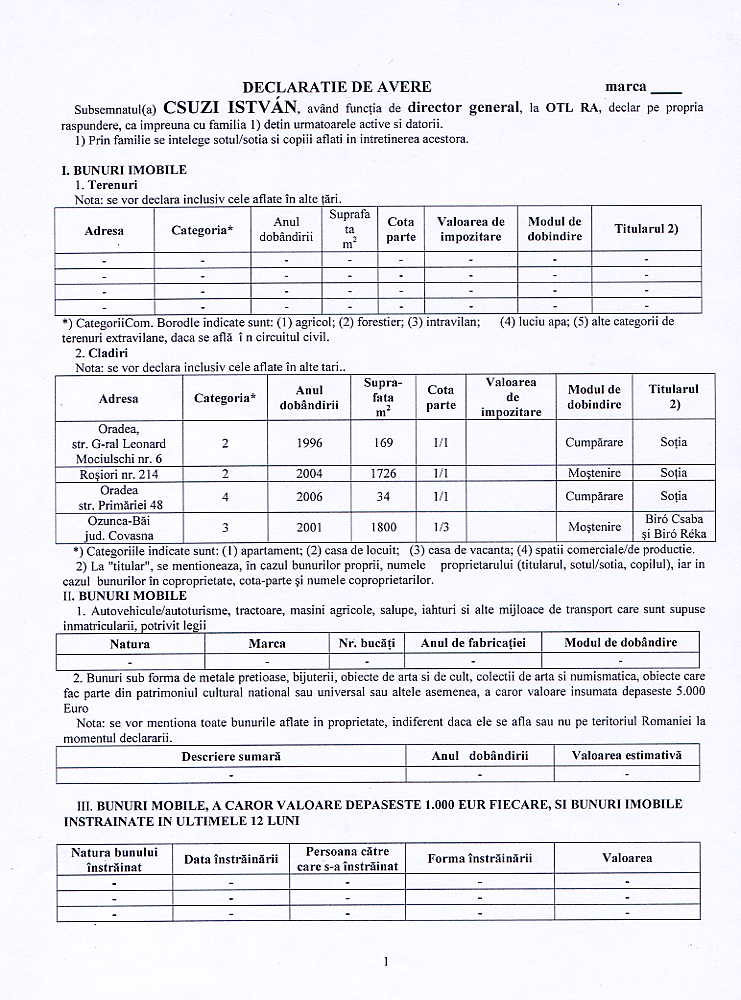
#> input picture data/ocr_data/da/Decl_avere_dir_gen_1.jpg, 741 x 1000 px
$ python table_det.py --image ../../data/ocr_data/da/Decl_avere_dir_gen_1.jpg --output out.png   (older library calls are emulated)
#> lines starting #> are read from the running program, lines starting #| are printed output that depends on the picture; after the words box and inside, x2 and y2 are one past the last pixel; in counts of white or black regions, pixels touching at a corner belong together
"""
TODO look into these resources:

- https://medium.com/analytics-vidhya/how-to-detect-tables-in-images-using-opencv-and-python-6a0f15e560c3
- https://towardsdatascience.com/borderless-tables-detection-with-deep-learning-and-opencv-ebf568580fe2

- https://pyimagesearch.com/2022/02/28/multi-column-table-ocr/ WITH THIS TUTORIAL

- https://nanonets.com/blog/table-extraction-deep-learning/

pattern matching
- https://stackoverflow.com/questions/63395631/detect-a-table-part-from-entire-image-in-python

"""
# import the necessary packages
from sklearn.cluster import AgglomerativeClustering
from pytesseract import Output
from tabulate import tabulate
import pandas as pd
import numpy as np
import pytesseract
import argparse
import imutils
import cv2


# construct the argument parser and parse the arguments
ap = argparse.ArgumentParser()
ap.add_argument("-i", "--image", required=True,
	help="path to input image to be OCR'd")
ap.add_argument("-o", "--output", required=True,
	help="path to output CSV file")
ap.add_argument("-c", "--min-conf", type=int, default=0,
	help="minimum confidence value to filter weak text detection")
ap.add_argument("-d", "--dist-thresh", type=float, default=25.0,
	help="distance threshold cutoff for clustering")
ap.add_argument("-s", "--min-size", type=int, default=2,
	help="minimum cluster size (i.e., # of entries in column)")
args = vars(ap.parse_args())


# set a seed for our random number generator
np.random.seed(42)
# load the input image and convert it to grayscale
image = cv2.imread(args["image"])
#> image is the input picture: shape (1000, 741, 3); mean B, G, R 236.7, 231.8, 232.6
gray = cv2.cvtColor(image, cv2.COLOR_BGR2GRAY)


# initialize a rectangular kernel that is ~5x wider than it is tall,
# then smooth the image using a 3x3 Gaussian blur and then apply a
# blackhat morphological operator to find dark regions on a light
# background
kernel = cv2.getStructuringElement(cv2.MORPH_RECT, (51, 11))
gray = cv2.GaussianBlur(gray, (3, 3), 0)
blackhat = cv2.morphologyEx(gray, cv2.MORPH_BLACKHAT, kernel)
# compute the Scharr gradient of the blackhat image and scale the
# result into the range [0, 255]
grad = cv2.Sobel(blackhat, ddepth=cv2.CV_32F, dx=1, dy=0, ksize=-1)
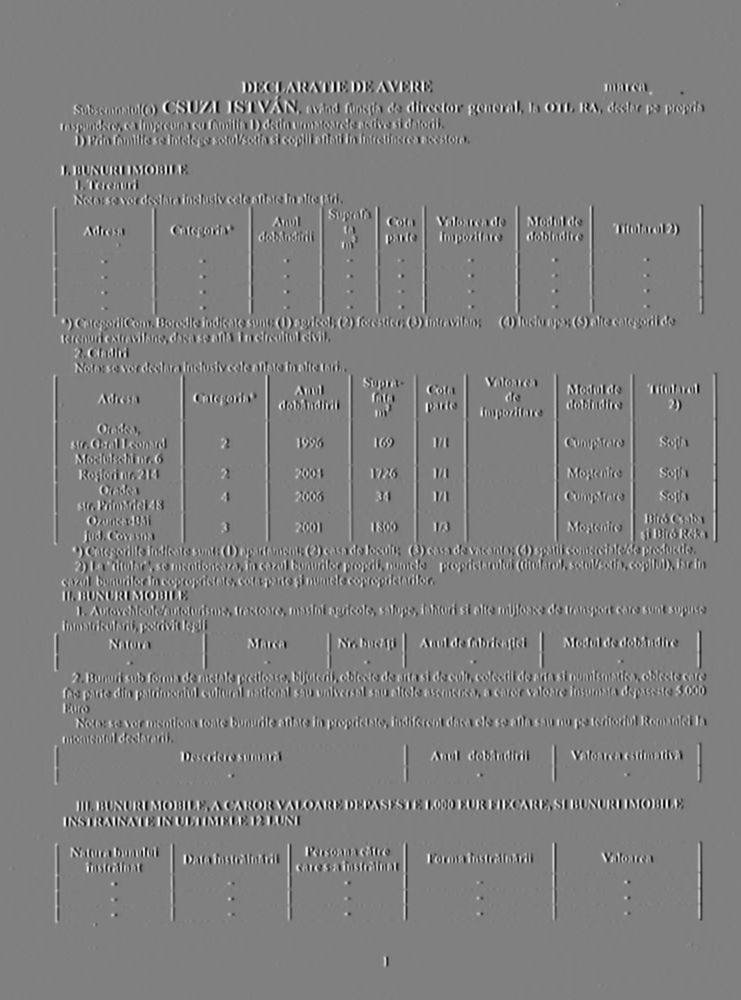
#> grad: shape (1000, 741) float32; min -3040, max 2993, mean 0.1; drawn with min black and max white
grad = np.absolute(grad)
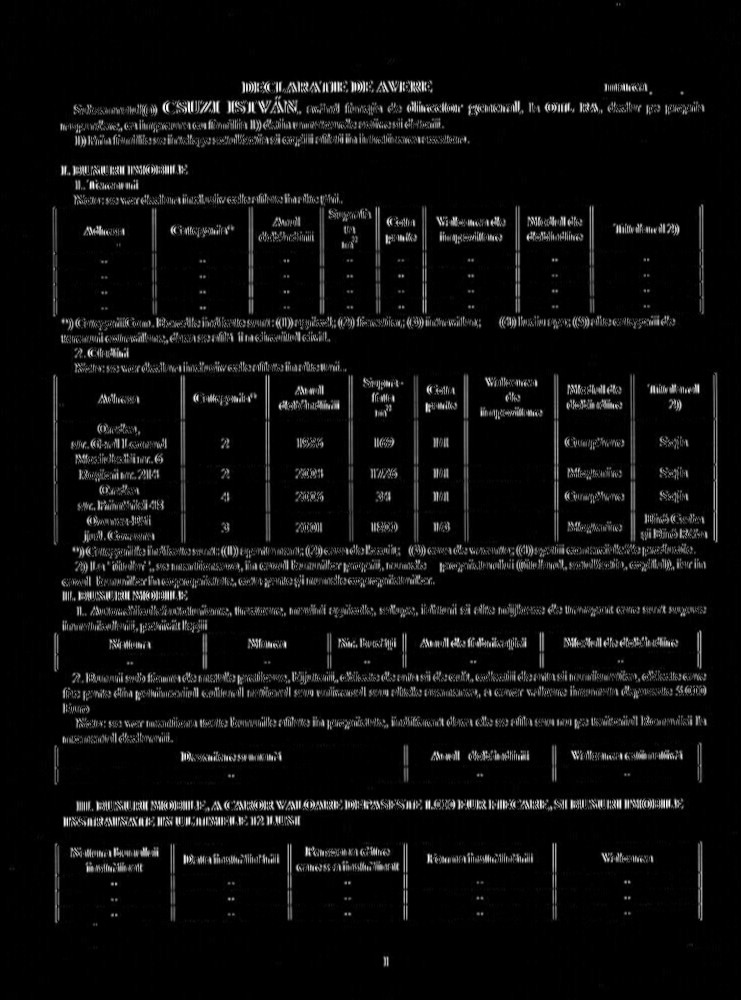
#> grad: shape (1000, 741) float32; min 0, max 3040, mean 158.1; drawn with min black and max white
(minVal, maxVal) = (np.min(grad), np.max(grad))
#> minVal = 0; maxVal = 3040
grad = (grad - minVal) / (maxVal - minVal)
grad = (grad * 255).astype("uint8")
# apply a closing operation using the rectangular kernel to close
# gaps in between characters, apply Otsu's thresholding method, and
# finally a dilation operation to enlarge foreground regions
grad = cv2.morphologyEx(grad, cv2.MORPH_CLOSE, kernel)
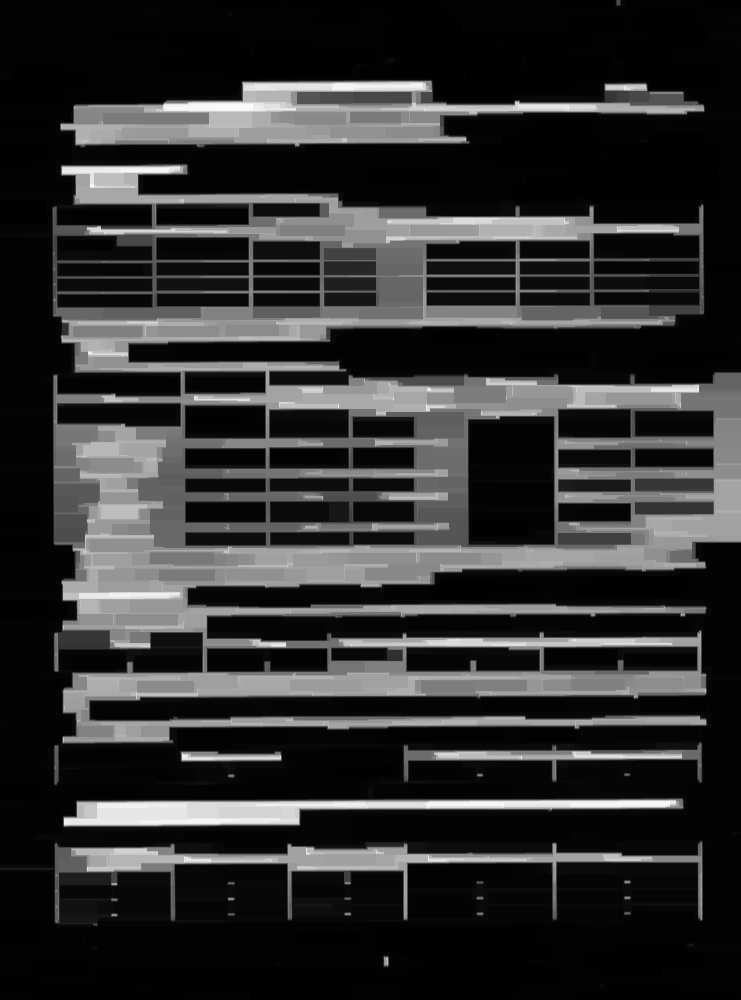
#> grad: shape (1000, 741); min 0, max 255, mean 47.4
thresh = cv2.threshold(grad, 0, 255,
	cv2.THRESH_BINARY | cv2.THRESH_OTSU)[1]
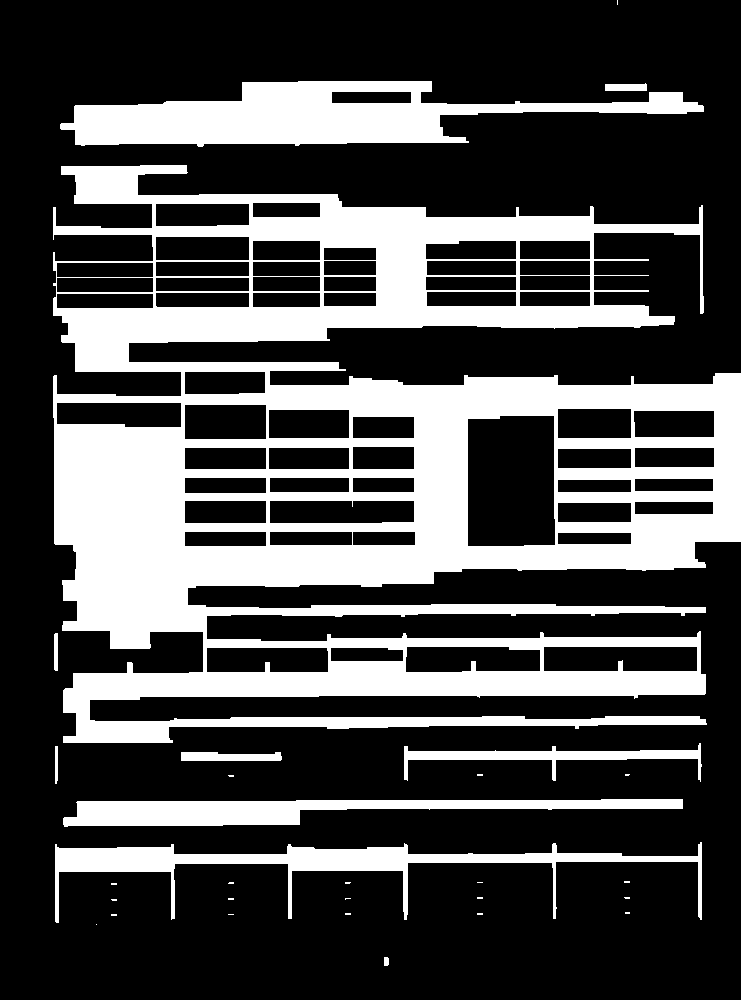
#> thresh: shape (1000, 741); 29% white; 30 white regions (20 under 20 px), largest, box (x1, y1, x2, y2) and area: (53, 165, 741, 743) 169300, (60, 81, 704, 147) 21421, (55, 842, 702, 923) 10633
thresh = cv2.dilate(thresh, None, iterations=3)
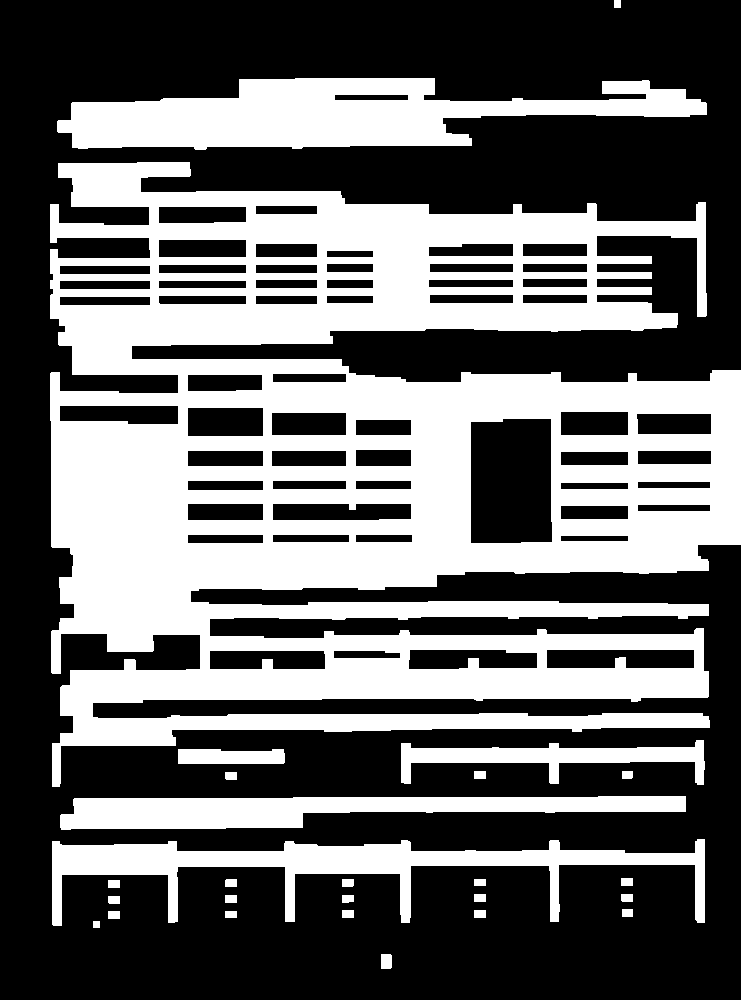
#> thresh: shape (1000, 741); 39.9% white; 27 white regions
cv2.imshow("Thresh", thresh)

# find contours in the thresholded image and grab the largest one,
# which we will assume is the stats table
cnts = cv2.findContours(thresh.copy(), cv2.RETR_EXTERNAL,
	cv2.CHAIN_APPROX_SIMPLE)
#> cnts = 27 contours; largest, box (x1, y1, x2, y2) and area: (50, 162, 741, 787) 283128, (57, 78, 707, 150) 26746, (52, 839, 705, 926) 15882, (60, 796, 686, 830) 12500, (401, 740, 705, 785) 4941
cnts = imutils.grab_contours(cnts)
tableCnt = max(cnts, key=cv2.contourArea)
#> tableCnt = contour of 532 points, box (x1, y1, x2, y2) (50, 162, 741, 787), area 283128
# compute the bounding box coordinates of the stats table and extract
# the table from the input image
(x, y, w, h) = cv2.boundingRect(tableCnt)
#> x = 50; y = 162; w = 691; h = 625
table = image[y:y + h, x:x + w]
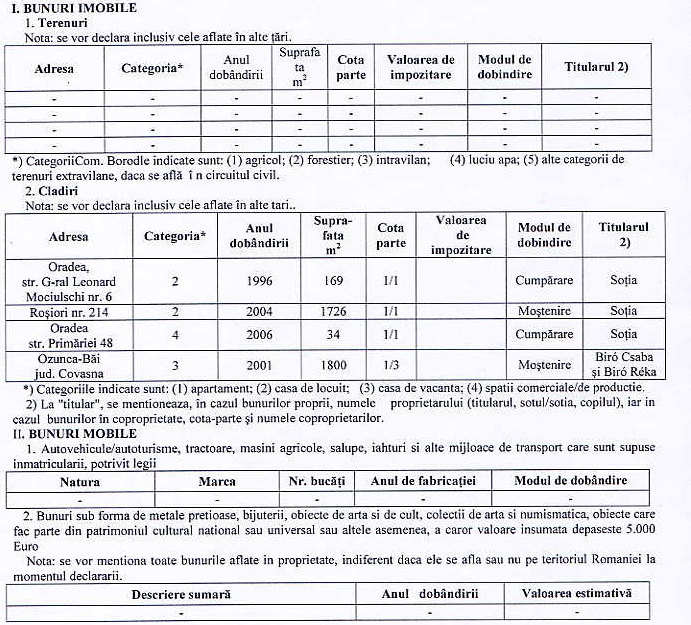
#> table: shape (625, 691, 3); mean B, G, R 231.6, 226.6, 227.4
# show the original input image and extracted table to our screen
cv2.imshow("Input", image)
cv2.imshow("Table", table)

# set the PSM mode to detect sparse text, and then localize text in
# the table
options = "--psm 6"
#> (the run stopped early here; a loop or call above may not have finished)
